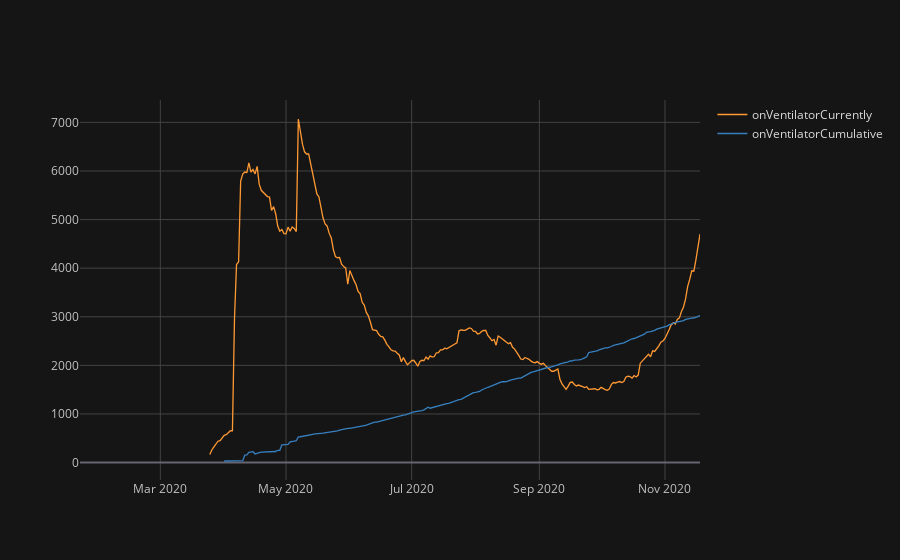

This figure's notebook cell:
### Code cell
iplot_cols(df_us,'vent')

### Figure 1 — Plotly figure (JSON) as saved in the notebook; plotly's stock layout.template omitted (floating-point values rounded to 4 significant figures; data arrays with more than 128 entries replaced by an {"elided": "..."} marker saying what was removed)
{"data": [{"line": {"color": "rgba(255, 153, 51, 1.0)", "dash": "solid", "shape": "linear", "width": 1.3}, "mode": "lines", "name": "onVentilatorCurrently", "text": "", "type": "scatter", "x": {"elided": "302 str values"}, "y": {"elided": "302 mixed values"}}, {"line": {"color": "rgba(55, 128, 191, 1.0)", "dash": "solid", "shape": "linear", "width": 1.3}, "mode": "lines", "name": "onVentilatorCumulative", "text": "", "type": "scatter", "x": {"elided": "302 str values"}, "y": {"elided": "302 mixed values"}}], "layout": {"legend": {"bgcolor": "#151516", "font": {"color": "#D9D9D9"}}, "paper_bgcolor": "#151516", "plot_bgcolor": "#151516", "title": {"font": {"color": "#D9D9D9"}}, "xaxis": {"gridcolor": "#434343", "showgrid": true, "tickfont": {"color": "#C2C2C2"}, "title": {"font": {"color": "#D9D9D9"}, "text": ""}, "zerolinecolor": "#666570"}, "yaxis": {"gridcolor": "#434343", "showgrid": true, "tickfont": {"color": "#C2C2C2"}, "title": {"font": {"color": "#D9D9D9"}, "text": ""}, "zerolinecolor": "#666570"}}}
